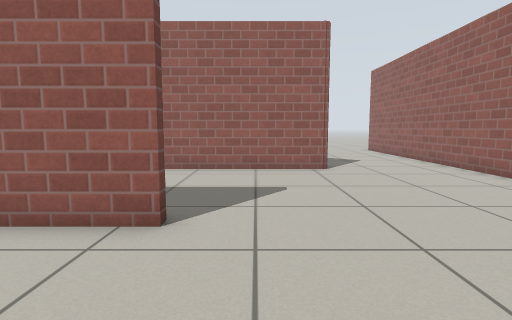
view 1 (above)

16 first-person views from a walk through a robot-simulator world made for Gazebo. The camera is 0.72 m above the floor, tilts 6° down and sees 80° across. The floor is counted in squares, 0.5 m on a side. Each view is taken from the middle of a square. On the plan, view 1 faces up. The plan holds only what a view shows up to about 14 squares ahead; the rest is blank. Simple patterns stand in for the simulator's built-in surfaces.

view 2
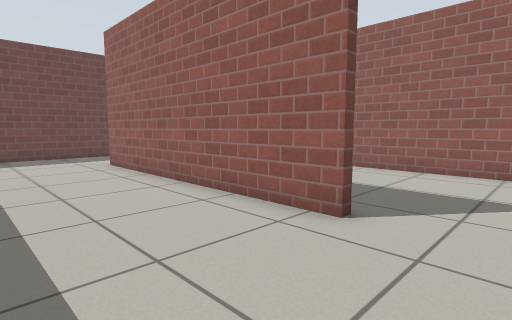

view 3
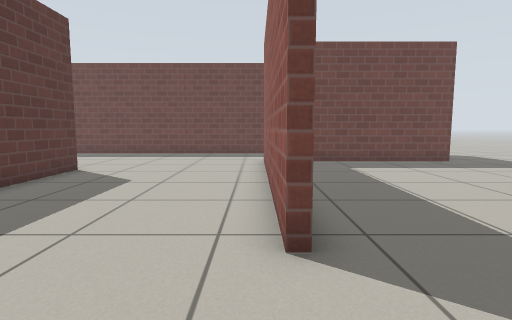

view 4
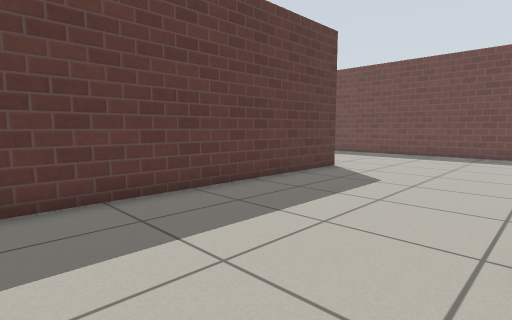

view 5
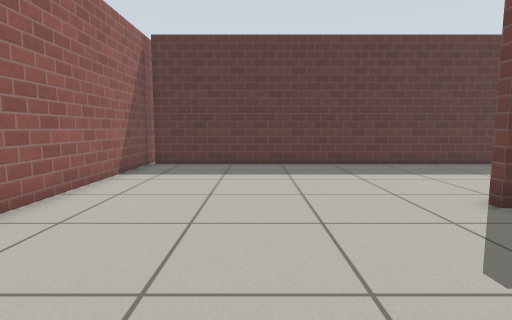

view 6
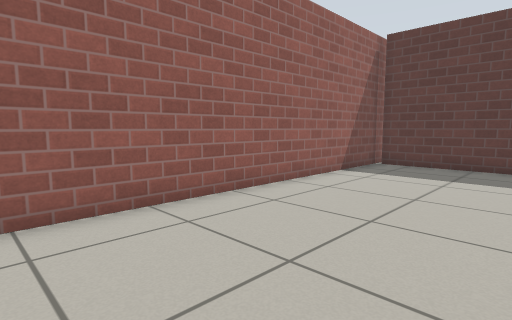

view 7
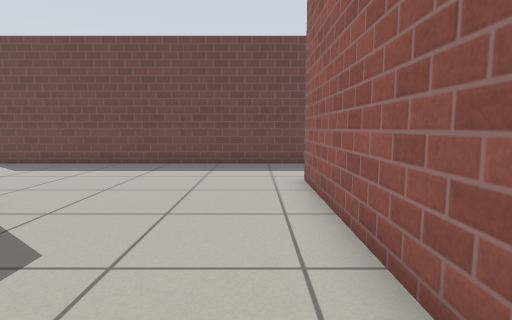

view 8
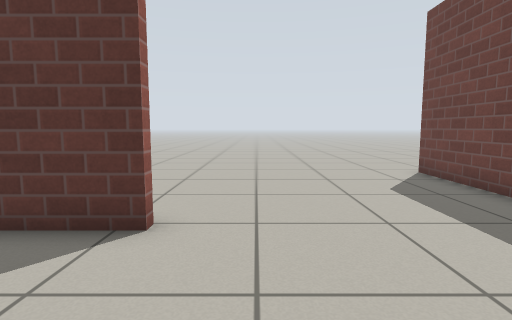

view 9
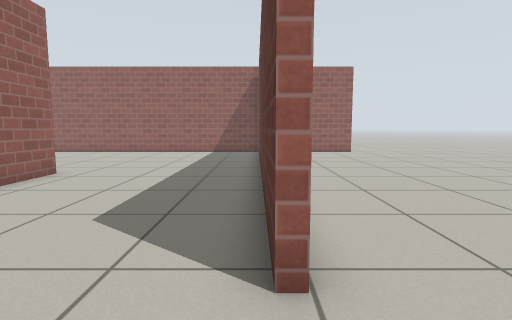

view 10
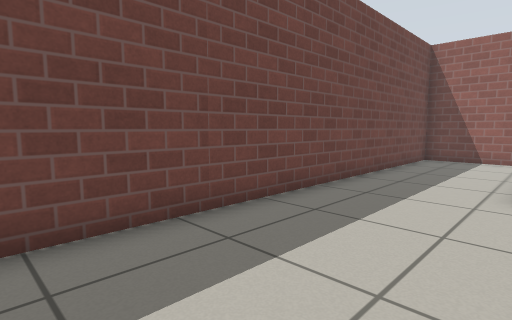

view 11
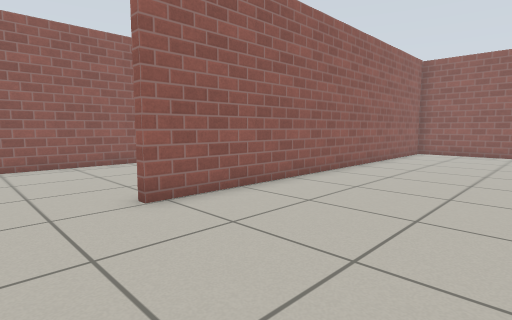

view 12
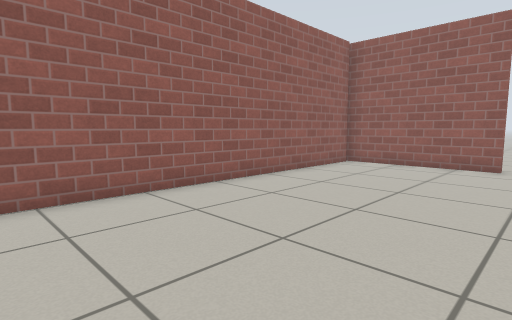

view 13
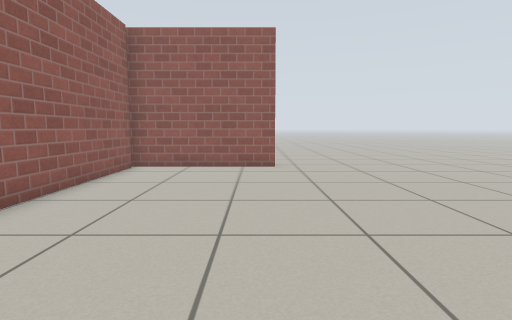

view 14
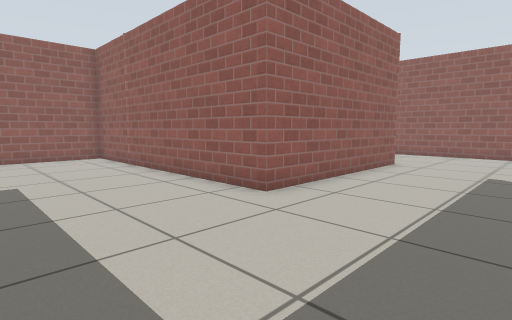

view 15
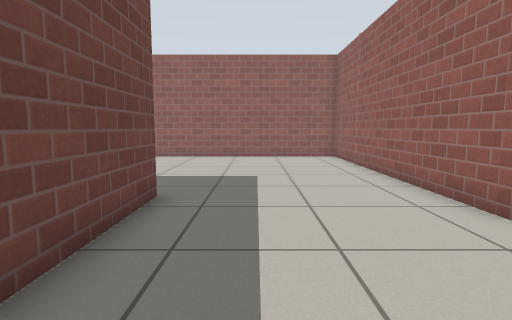

view 16
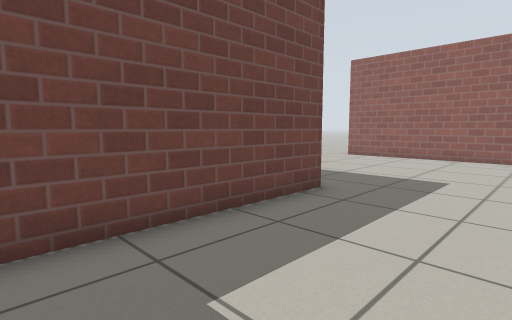

### Floor plan
Points are (right, up) in squares from view 1. A wall is a line through its corners. A room is listed if a view was taken in it or the views show most of it. See-through windows are left out.
Room 1 (views 1, 2, 3, 4, 7, 8, 9, 10, 11, 12, 13, 14, 15, 16)
walls: (-1.4, 4.7) (-1.4, 4.3) (-11.5, 4.3); (-8.5, -2.2) (7.1, -2.2); (1.5, 10.7) (-5, 10.7) (-5, 12.4); (7.1, -2.5) (-8.5, -2.5); (-11.1, 12.4) (-11.1, 6.2); (-12.2, 12.1) (-15.3, 12.1) (-15.3, -7.9); (7.3, -7.8) (7.3, 9.4)
ways out: opening at (4, 9.1) to room 2; opening at (8, -8.5) to room 2; opening at (-15, -8.5); opening at (-8, 11.5)
Room 2 (views 5, 6)
walls: (2.5, 10.7) (1.5, 10.7); (7.3, 9.4) (7.3, 14.4)
ways out: opening at (4, 9.1) to room 1; opening at (8, -8.5) to room 1

Positions as (right, up) in squares from view 1, and headings:
1: (0, 0), facing up
2: (1, 0), facing up-left
3: (2, 4), facing left
4: (2, 4), facing down-left
5: (3, 10), facing down
6: (2, 10), facing down-right
7: (-3, 3), facing left
8: (-10, 2), facing down
9: (-11, -2), facing right
10: (-11, -3), facing up-left
11: (-11, -8), facing up-right
12: (-5, -9), facing up-right
13: (-4, -7), facing right
14: (-10, 6), facing up-right
15: (-9, 6), facing up
16: (-7, 6), facing up-left
